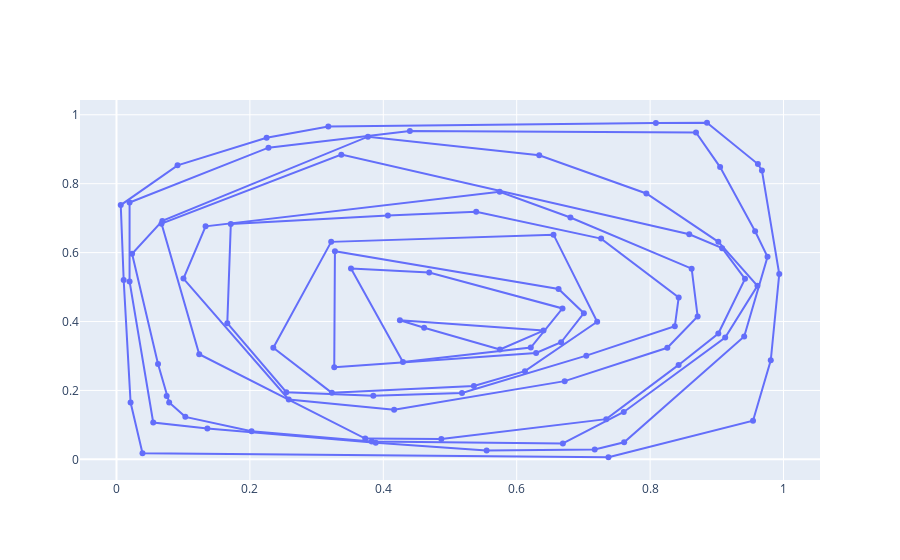

The notebook cell this image was saved under:
### Code cell
box = Box(dimension=2, size=1, distribution='Uniform', points_number=100)

while box._points.shape[0]:
    box.find_convex()
    box.collect_convex()
    box.drop_convex()

box.collect_convex(show=True)

### Figure 1 — Plotly figure (JSON) as saved in the notebook; plotly's stock layout.template omitted (floating-point values rounded to 4 significant figures)
{"data": [{"hovertemplate": "x=%{x}<br>y=%{y}<extra></extra>", "legendgroup": "", "marker": {"color": "#636efa", "symbol": "circle"}, "mode": "markers", "name": "", "orientation": "v", "showlegend": false, "type": "scatter", "x": [0.9423, 0.8428, 0.9543, 0.6211, 0.9609, 0.6666, 0.3229, 0.7611, 0.1241, 0.2546, 0.6291, 0.5749, 0.4689, 0.8086, 0.1336, 0.06748, 0.8258, 0.01961, 0.6687, 0.2279, 0.9126, 0.1032, 0.8623, 0.1004, 0.717, 0.1714, 0.9023, 0.5358, 0.4612, 0.385, 0.02114, 0.8688, 0.4398, 0.8587, 0.7206, 0.6628, 0.837, 0.1661, 0.3265, 0.9809, 0.01078, 0.7605, 0.6719, 0.05507, 0.3827, 0.9023, 0.9936, 0.9616, 0.6692, 0.9677, 0.6124, 0.941, 0.4249, 0.5744, 0.3516, 0.976, 0.487, 0.518, 0.7944, 0.2025, 0.6552, 0.6805, 0.8853, 0.09153, 0.6338, 0.6402, 0.908, 0.4295, 0.3729, 0.8713, 0.4163, 0.4069, 0.8429, 0.2351, 0.01963, 0.02337, 0.3176, 0.3275, 0.5549, 0.07525, 0.07898, 0.9049, 0.1363, 0.9574, 0.7376, 0.2251, 0.06227, 0.377, 0.039, 0.3219, 0.5393, 0.006389, 0.7266, 0.3887, 0.06876, 0.7007, 0.2582, 0.7342, 0.3371, 0.7044], "xaxis": "x", "y": [0.5238, 0.2741, 0.1121, 0.3245, 0.5037, 0.3398, 0.193, 0.04941, 0.3051, 0.195, 0.3086, 0.3188, 0.5422, 0.976, 0.6762, 0.684, 0.3237, 0.5162, 0.438, 0.9045, 0.3534, 0.1233, 0.5533, 0.5246, 0.0285, 0.683, 0.3653, 0.2132, 0.3818, 0.1846, 0.1647, 0.9484, 0.9527, 0.6533, 0.3993, 0.4945, 0.3862, 0.3949, 0.2672, 0.2873, 0.5204, 0.1374, 0.227, 0.1069, 0.05158, 0.6313, 0.5376, 0.857, 0.04614, 0.838, 0.2559, 0.3566, 0.4037, 0.7767, 0.5541, 0.5879, 0.05877, 0.1928, 0.7716, 0.08157, 0.652, 0.7018, 0.9768, 0.8533, 0.8825, 0.3736, 0.6129, 0.2825, 0.06048, 0.4146, 0.1441, 0.7074, 0.47, 0.324, 0.7455, 0.5968, 0.966, 0.6041, 0.02607, 0.1836, 0.1649, 0.848, 0.0894, 0.6618, 0.00613, 0.9333, 0.2767, 0.9363, 0.018, 0.6311, 0.7183, 0.7378, 0.6406, 0.04831, 0.692, 0.4242, 0.1738, 0.1167, 0.8842, 0.301], "yaxis": "y"}, {"hovertemplate": "x=%{x}<br>y=%{y}<extra></extra>", "legendgroup": "", "line": {"color": "#636efa", "dash": "solid"}, "marker": {"symbol": "circle"}, "mode": "lines", "name": "", "orientation": "v", "showlegend": false, "type": "scatter", "x": [0.7376, 0.9543, 0.9809, 0.9936, 0.9677, 0.9616, 0.8853, 0.8086, 0.3176, 0.2251, 0.09153, 0.006389, 0.01078, 0.02114, 0.039, 0.7376], "xaxis": "x", "y": [0.00613, 0.1121, 0.2873, 0.5376, 0.838, 0.857, 0.9768, 0.976, 0.966, 0.9333, 0.8533, 0.7378, 0.5204, 0.1647, 0.018, 0.00613], "yaxis": "y"}, {"hovertemplate": "x=%{x}<br>y=%{y}<extra></extra>", "legendgroup": "", "line": {"color": "#636efa", "dash": "solid"}, "marker": {"symbol": "circle"}, "mode": "lines", "name": "", "orientation": "v", "showlegend": false, "type": "scatter", "x": [0.5549, 0.717, 0.7611, 0.941, 0.976, 0.9574, 0.9049, 0.8688, 0.4398, 0.2279, 0.01963, 0.01961, 0.05507, 0.1363, 0.3887, 0.5549], "xaxis": "x", "y": [0.02607, 0.0285, 0.04941, 0.3566, 0.5879, 0.6618, 0.848, 0.9484, 0.9527, 0.9045, 0.7455, 0.5162, 0.1069, 0.0894, 0.04831, 0.02607], "yaxis": "y"}, {"hovertemplate": "x=%{x}<br>y=%{y}<extra></extra>", "legendgroup": "", "line": {"color": "#636efa", "dash": "solid"}, "marker": {"symbol": "circle"}, "mode": "lines", "name": "", "orientation": "v", "showlegend": false, "type": "scatter", "x": [0.6692, 0.7605, 0.9126, 0.9609, 0.9023, 0.7944, 0.6338, 0.377, 0.06876, 0.02337, 0.06227, 0.07525, 0.07898, 0.1032, 0.2025, 0.3827, 0.6692], "xaxis": "x", "y": [0.04614, 0.1374, 0.3534, 0.5037, 0.6313, 0.7716, 0.8825, 0.9363, 0.692, 0.5968, 0.2767, 0.1836, 0.1649, 0.1233, 0.08157, 0.05158, 0.04614], "yaxis": "y"}, {"hovertemplate": "x=%{x}<br>y=%{y}<extra></extra>", "legendgroup": "", "line": {"color": "#636efa", "dash": "solid"}, "marker": {"symbol": "circle"}, "mode": "lines", "name": "", "orientation": "v", "showlegend": false, "type": "scatter", "x": [0.487, 0.7342, 0.8428, 0.9023, 0.9423, 0.908, 0.8587, 0.3371, 0.06748, 0.1241, 0.3729, 0.487], "xaxis": "x", "y": [0.05877, 0.1167, 0.2741, 0.3653, 0.5238, 0.6129, 0.6533, 0.8842, 0.684, 0.3051, 0.06048, 0.05877], "yaxis": "y"}, {"hovertemplate": "x=%{x}<br>y=%{y}<extra></extra>", "legendgroup": "", "line": {"color": "#636efa", "dash": "solid"}, "marker": {"symbol": "circle"}, "mode": "lines", "name": "", "orientation": "v", "showlegend": false, "type": "scatter", "x": [0.4163, 0.6719, 0.8258, 0.8713, 0.8623, 0.6805, 0.5744, 0.1336, 0.1004, 0.2582, 0.4163], "xaxis": "x", "y": [0.1441, 0.227, 0.3237, 0.4146, 0.5533, 0.7018, 0.7767, 0.6762, 0.5246, 0.1738, 0.1441], "yaxis": "y"}, {"hovertemplate": "x=%{x}<br>y=%{y}<extra></extra>", "legendgroup": "", "line": {"color": "#636efa", "dash": "solid"}, "marker": {"symbol": "circle"}, "mode": "lines", "name": "", "orientation": "v", "showlegend": false, "type": "scatter", "x": [0.385, 0.518, 0.7044, 0.837, 0.8429, 0.7266, 0.5393, 0.4069, 0.1714, 0.1661, 0.2546, 0.385], "xaxis": "x", "y": [0.1846, 0.1928, 0.301, 0.3862, 0.47, 0.6406, 0.7183, 0.7074, 0.683, 0.3949, 0.195, 0.1846], "yaxis": "y"}, {"hovertemplate": "x=%{x}<br>y=%{y}<extra></extra>", "legendgroup": "", "line": {"color": "#636efa", "dash": "solid"}, "marker": {"symbol": "circle"}, "mode": "lines", "name": "", "orientation": "v", "showlegend": false, "type": "scatter", "x": [0.3229, 0.5358, 0.6124, 0.7206, 0.6552, 0.3219, 0.2351, 0.3229], "xaxis": "x", "y": [0.193, 0.2132, 0.2559, 0.3993, 0.652, 0.6311, 0.324, 0.193], "yaxis": "y"}, {"hovertemplate": "x=%{x}<br>y=%{y}<extra></extra>", "legendgroup": "", "line": {"color": "#636efa", "dash": "solid"}, "marker": {"symbol": "circle"}, "mode": "lines", "name": "", "orientation": "v", "showlegend": false, "type": "scatter", "x": [0.3265, 0.6291, 0.6666, 0.7007, 0.6628, 0.3275, 0.3265], "xaxis": "x", "y": [0.2672, 0.3086, 0.3398, 0.4242, 0.4945, 0.6041, 0.2672], "yaxis": "y"}, {"hovertemplate": "x=%{x}<br>y=%{y}<extra></extra>", "legendgroup": "", "line": {"color": "#636efa", "dash": "solid"}, "marker": {"symbol": "circle"}, "mode": "lines", "name": "", "orientation": "v", "showlegend": false, "type": "scatter", "x": [0.4295, 0.6211, 0.6687, 0.4689, 0.3516, 0.4295], "xaxis": "x", "y": [0.2825, 0.3245, 0.438, 0.5422, 0.5541, 0.2825], "yaxis": "y"}, {"hovertemplate": "x=%{x}<br>y=%{y}<extra></extra>", "legendgroup": "", "line": {"color": "#636efa", "dash": "solid"}, "marker": {"symbol": "circle"}, "mode": "lines", "name": "", "orientation": "v", "showlegend": false, "type": "scatter", "x": [0.5749, 0.6402, 0.4249, 0.4612, 0.5749], "xaxis": "x", "y": [0.3188, 0.3736, 0.4037, 0.3818, 0.3188], "yaxis": "y"}], "layout": {}}
